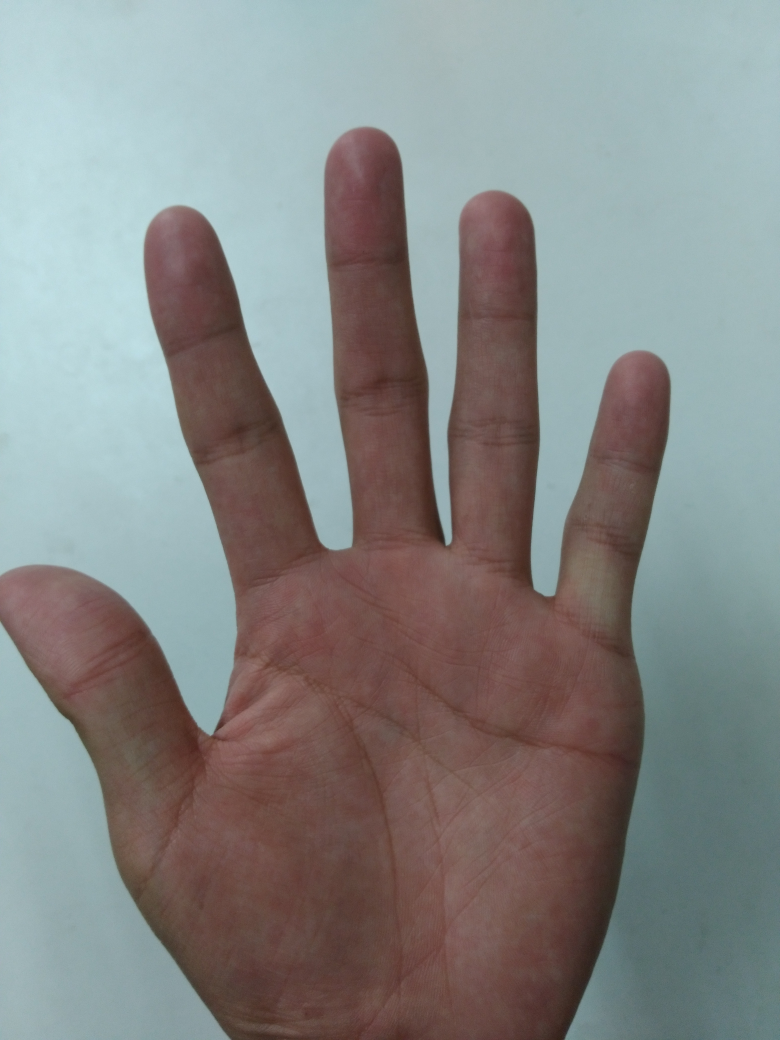
#> input picture recognize/sandbox/cutout/cutout/yangxuanyue.jpg, 3120 x 4160 px (shown at 1/4 size)
$ python process_palm.py --image yangxuanyue.jpg   (older library calls are emulated)
#> lines starting #> are read from the running program, lines starting #| are printed output that depends on the picture; after the words box and inside, x2 and y2 are one past the last pixel; in counts of white or black regions, pixels touching at a corner belong together; long printed decimals are rounded
#> in main, img is the input picture: shape (4160, 3120, 3); mean B, G, R 133.8, 135, 133.6
#-*-coding:utf-8-*-
import cv2, imutils as im, argparse
import numpy as np
import math

def process_image(img):
    CORRECTION_NEEDED = False
    # Define lower and upper bounds of skin areas in YCrCb colour space.
    lower = np.array([0, 139, 60], np.uint8)
    upper = np.array([255, 180, 127], np.uint8)
    # convert img into 300*x large
    r = 300.0 / img.shape[1]
#> r = 0.0962
    print(r)
#| 0.09615
    dim = (300, int(img.shape[0] * r))
#> dim = (300, 400)
    #img = cv2.resize(img, dim, interpolation=cv2.INTER_AREA)
    original = img.copy()

    # Extract skin areas from the image and apply thresholding
    ycrcb = cv2.cvtColor(img, cv2.COLOR_BGR2YCR_CB)
#> ycrcb: shape (4160, 3120, 3); mean of channels 0, 1, 2 134.4, 127.4, 127.6

    mask = cv2.inRange(ycrcb, lower, upper)
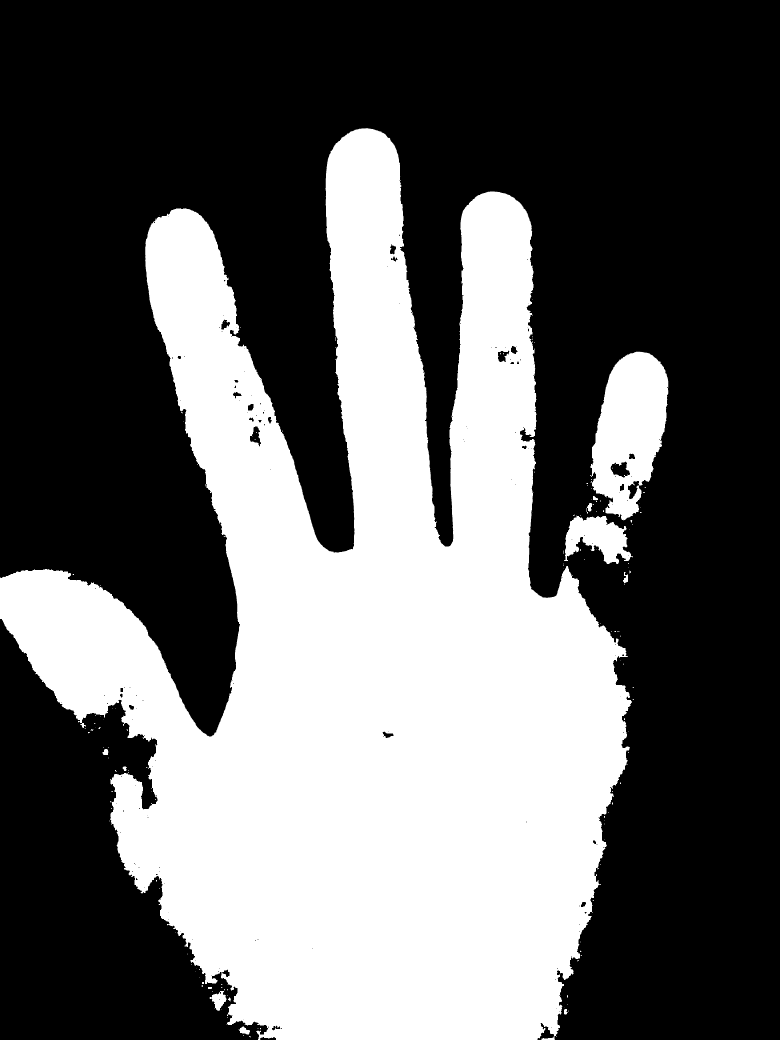
#> mask: shape (4160, 3120) (shown at 1/4 size); 38.7% white; 145 white regions (98 under 20 px)
    skin = cv2.bitwise_and(ycrcb, ycrcb, mask=mask)
#> skin: shape (4160, 3120, 3); mean of channels 0, 1, 2 33.2, 55.6, 46.5
    _, black_and_white = cv2.threshold(mask, 127, 255, 0)

    # Find contours from the thresholded image
    _, contours, _ = cv2.findContours(black_and_white, cv2.RETR_TREE, cv2.CHAIN_APPROX_SIMPLE)
#> contours = 316 contours, 250 with area under 20; largest, box (x1, y1, x2, y2) and area: (0, 513, 2528, 4160) 4850296, (2360, 1407, 2673, 2082) 142096, (2256, 2062, 2532, 2256) 30477, (2441, 1845, 2521, 1911) 3213, (838, 3964, 906, 4044) 2726

    # Get the maximum contour. It is usually the hand.
    length = len(contours)
#> length = 316
    maxArea = -1
    final_Contour = np.zeros(img.shape, np.uint8)
    # print(final_Contour)
    if length > 0:
        for i in range(length):
            temp = contours[i]
            area = cv2.contourArea(temp)
            if area > maxArea:
                maxArea = area
                ci = i
#> this loop made 316 passes
#> (area, maxArea) on passes 5, 17, 107, 135, 159: (787, 787), (2726, 2726), (30477, 30477), (142096.5, 142096.5), (4850295.5, 4850295.5)
#> area on passes 9, 13, 15, 19, 23, 24: 215.5, 81, 23.5, 37, 102.5, 21
#> after the loop, ci = 158; maxArea = 4850295.5
        largest_contour = contours[ci]
#> largest_contour = contour of 9360 points, box (x1, y1, x2, y2) (0, 513, 2528, 4160), area 4850296

    # print(largest_contour)
    # Draw it on the image, in case you need to see the ellipse.
    cv2.drawContours(final_Contour, [largest_contour], 0, (0, 255, 0), 2)
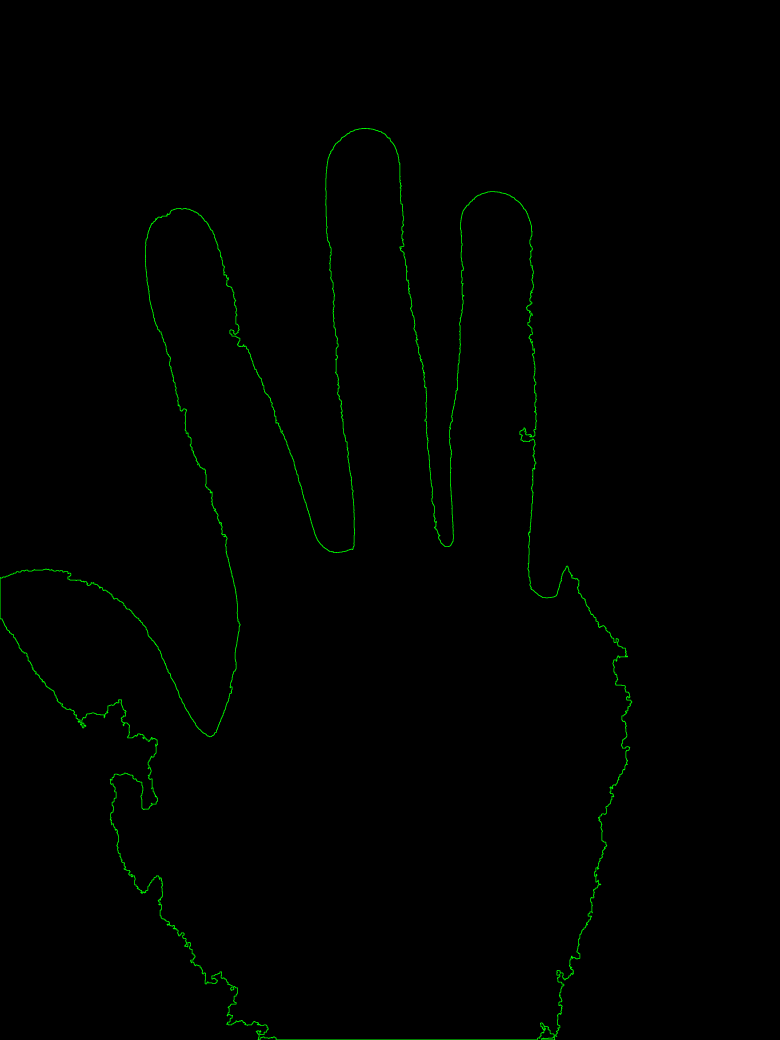
#> final_Contour: shape (4160, 3120, 3) (shown at 1/4 size); mean of channels 0, 1, 2 0, 1.5, 0; drawn as B, G, R

    # Get the angle of inclination
    ellipse = _, _, angle = cv2.fitEllipse(largest_contour)
#> ellipse = ((1418.2, 2642.6), (2098.1, 3589.3), 174.2); angle = 174.2

    # original = cv2.bitwise_and(original, original, mask=black_and_white)

    # Vertical adjustment correction
    '''
    This variable is used when the result of hand segmentation is upside down. Will change it to 0 or 180 to correct the actual angle.
    The issue arises because the angle is returned only between 0 and 180, rather than 360.
    '''
    vertical_adjustment_correction = 0
    if CORRECTION_NEEDED: vertical_adjustment_correction = 180

    # Rotate the image to get hand upright
    if angle >= 90:
        black_and_white = im.rotate_bound(black_and_white, vertical_adjustment_correction + 180 - angle)
        original = im.rotate_bound(original, vertical_adjustment_correction + 180 - angle)
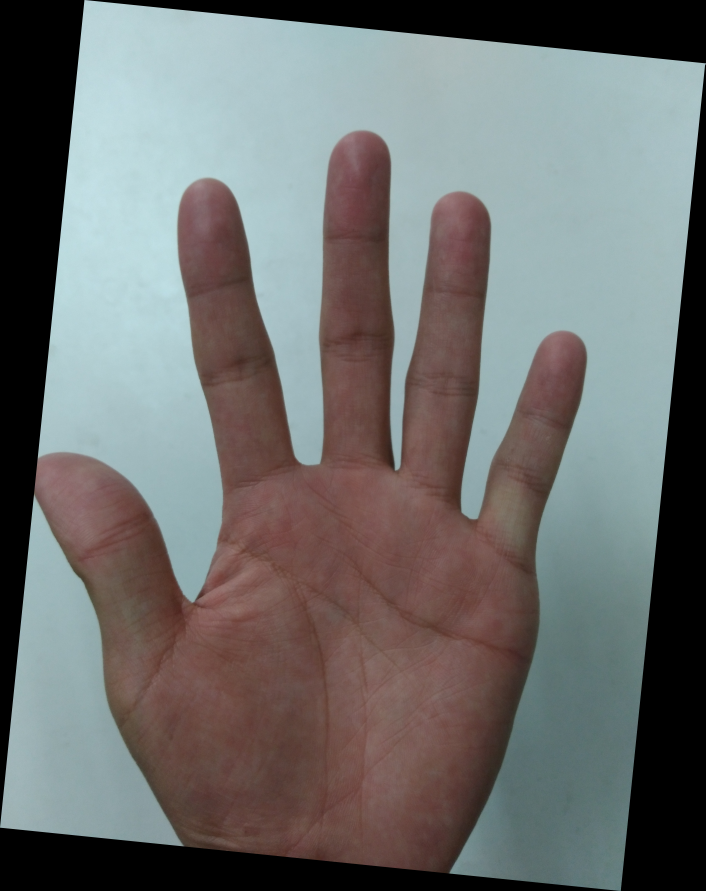
#> original: shape (4455, 3526, 3) (shown at 1/5 size); mean B, G, R 110.5, 111.6, 110.4
        final_Contour = im.rotate_bound(original, vertical_adjustment_correction + 180 - angle)
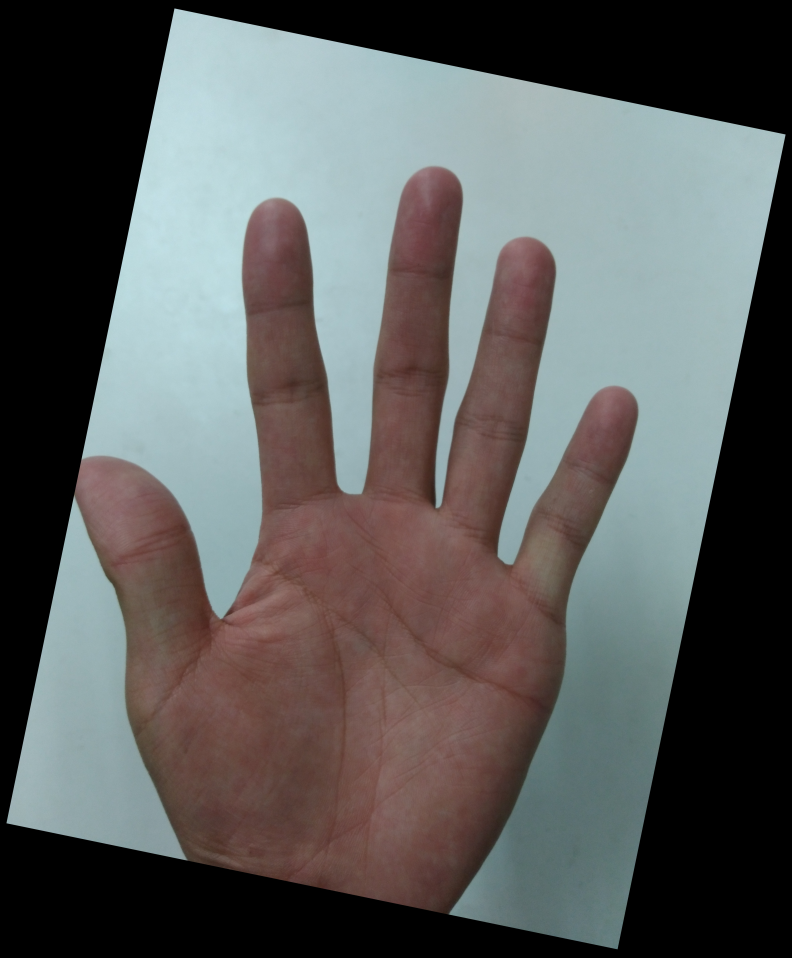
#> final_Contour: shape (4789, 3960, 3) (shown at 1/5 size); mean B, G, R 91.6, 92.4, 91.4
    else:
        black_and_white = im.rotate_bound(black_and_white, vertical_adjustment_correction - angle)
        original = im.rotate_bound(original, vertical_adjustment_correction - angle)
        final_Contour = im.rotate_bound(final_Contour, vertical_adjustment_correction - angle)

    original = cv2.bitwise_and(original, original, mask=black_and_white)
    cv2.imshow('Extracted Hand', final_Contour)
    cv2.imwrite('contour.jpg',final_Contour)
    #cv2.imshow('Original image', original)

    # 求手掌中心
    # 参考至http://answers.opencv.org/question/180668/how-to-find-the-center-of-one-palm-in-the-picture/
    # 因为已经是黑白的，所以省略这一句
    # cv2.threshold(black_and_white, black_and_white, 200, 255, cv2.THRESH_BINARY)

    distance = cv2.distanceTransform(black_and_white, cv2.DIST_L2, 5, cv2.CV_32F)
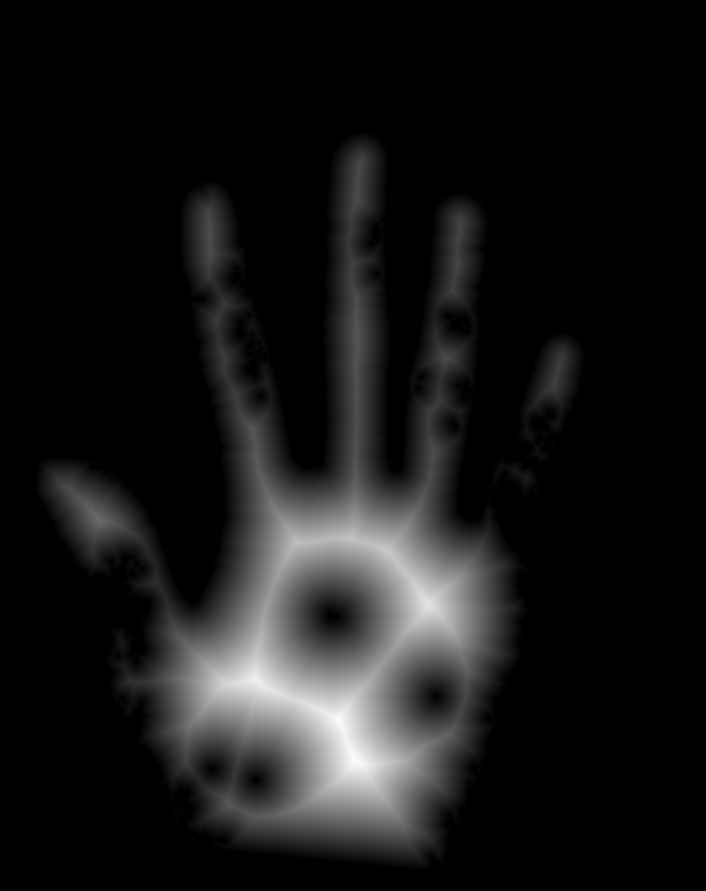
#> distance: shape (4455, 3526) float32 (shown at 1/5 size); min 0, max 515.7, mean 46.8; drawn with min black and max white
    # Calculates the distance to the closest zero pixel for each pixel of the source image.
    maxdist = 0
    # rows,cols = img.shape
    for i in range(distance.shape[0]):
        for j in range(distance.shape[1]):
            # 先扩展一下访问像素的 .at 的用法：
            # cv::mat的成员函数： .at(int y， int x)
            # 可以用来存取图像中对应坐标为（x，y）的元素坐标。
            # 但是在使用它时要注意，在编译期必须要已知图像的数据类型.
            # 这是因为cv::mat可以存放任意数据类型的元素。因此at方法的实现是用模板函数来实现的。
            dist = distance[i][j]
            if maxdist < dist:
                x = j
                y = i
                maxdist = dist
#> after the loop, maxdist = 515.7; x = 1776; y = 3804
    # 得到手掌中心并画出最大内切圆
    final_img = original.copy()
    #cv2.circle(original, (x, y), maxdist, (255, 100, 255), 1, 8, 0)
    half_slide = maxdist * math.cos(math.pi / 4)
#> half_slide = 364.7
    (left, right, top, bottom) = ((x - half_slide), (x + half_slide), (y - half_slide), (y + half_slide))
#> left = 1411.3; right = 2140.7; top = 3439.3; bottom = 4168.7
    p1 = (int(left), int(top))
#> p1 = (1411, 3439)
    p2 = (int(right), int(bottom))
#> p2 = (2140, 4168)
    #cv2.rectangle(original, p1, p2, (77, 255, 9), 1, 1)
    final_img = final_img[int(top):int(bottom),int(left):int(right)]
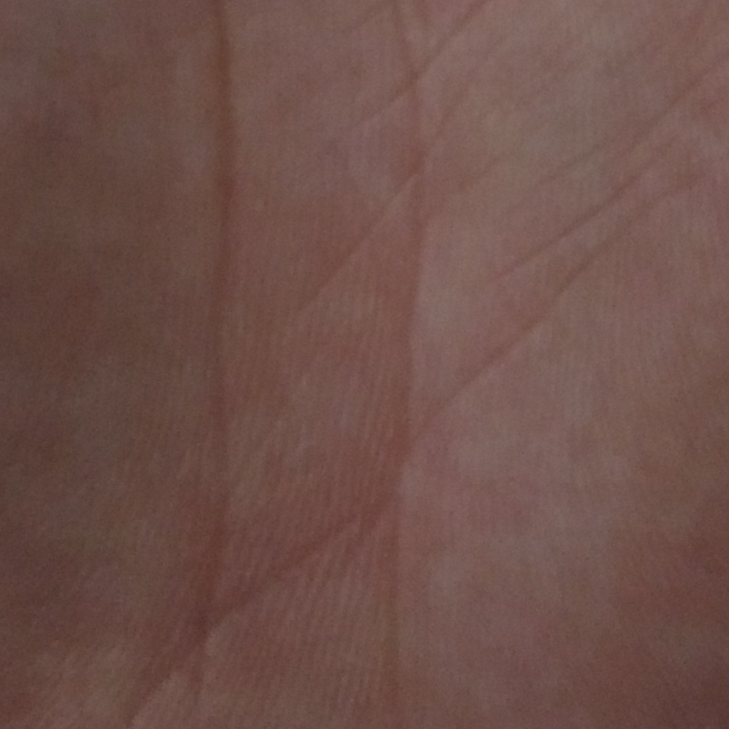
#> final_img: shape (729, 729, 3); mean B, G, R 74.3, 81, 111.2
   # cv2.imshow('palm image', original)
    cv2.imwrite('cutout.jpg',original)
    return final_img

def main():
    ap = argparse.ArgumentParser()
    ap.add_argument('-i', '--image', help='Supply image to the program')
    args = vars(ap.parse_args())
    print(args)

    CORRECTION_NEEDED, IMAGE_FILE = False, './yangxuanyue.jpg'

    if args.get('image'): IMAGE_FILE = args.get('image')

    # Read image
    img = cv2.imread(IMAGE_FILE)
    final_image = process_image(img)
    #cv2.imshow('output', final_image)
    #cv2.imwrite('hand1.jpg',final_image)
    #cv2.waitKey(0)

if __name__ == '__main__':
    main()
